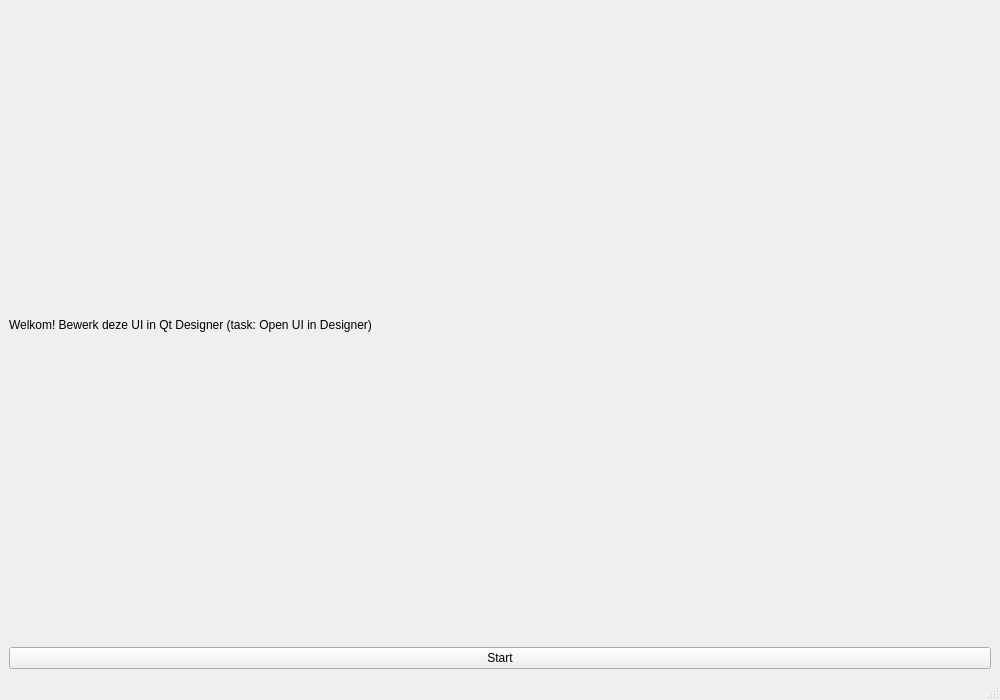
<?xml version="1.0" encoding="UTF-8"?>
<ui version="4.0">
 <class>MainWindow</class>
 <widget class="QMainWindow" name="MainWindow">
  <property name="windowTitle"><string>Nieuwe PyQt App</string></property>
  <property name="geometry"><rect><x>0</x><y>0</y><width>1000</width><height>700</height></rect></property>
  <widget class="QWidget" name="centralwidget">
   <layout class="QVBoxLayout" name="verticalLayout">
    <item>
     <widget class="QLabel" name="lblIntro">
      <property name="text"><string>Welkom! Bewerk deze UI in Qt Designer (task: Open UI in Designer)</string></property>
     </widget>
    </item>
    <item>
     <widget class="QPushButton" name="btnStart">
      <property name="text"><string>Start</string></property>
     </widget>
    </item>
   </layout>
  </widget>
  <widget class="QMenuBar" name="menubar"/>
  <widget class="QStatusBar" name="statusbar"/>
 </widget>
 <resources/><connections/>
</ui>
